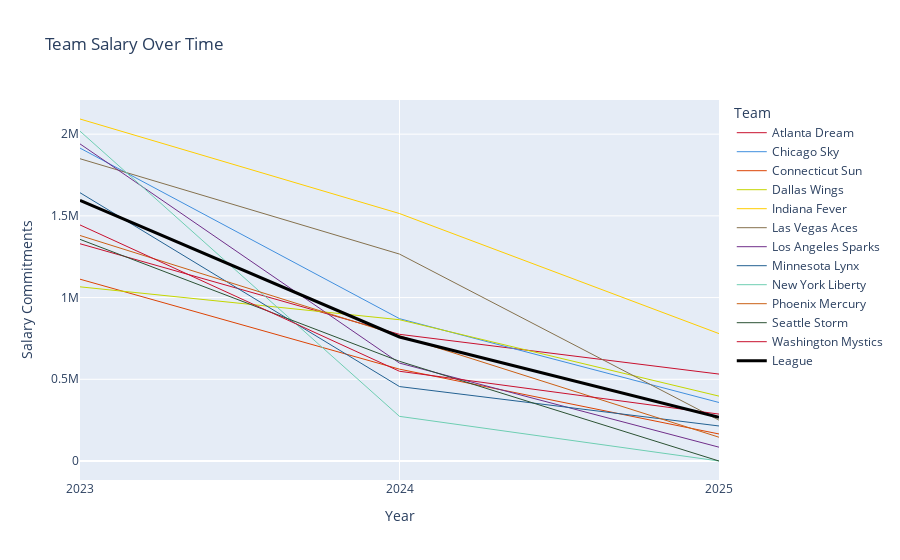

Source (notebook cell):
### Code cell
fig = px.line(grouped, title="Team Salary Over Time", x= grouped.index, y=grouped.columns[:], labels={'index': 'Year', 'value':'Salary Commitments', 'variable': 'Team'}, color_discrete_sequence=color_sequence)
for n in range(12):
    fig['data'][n]['line']['width']=1
fig['data'][12]['line']['width']=3
# Show plot 
fig.show()

### Figure 1 — Plotly figure (JSON) as saved in the notebook; plotly's stock layout.template omitted (floating-point values rounded to 4 significant figures)
{"data": [{"hovertemplate": "Team=Atlanta Dream<br>Year=%{x}<br>Salary Commitments=%{y}<extra></extra>", "legendgroup": "Atlanta Dream", "line": {"color": "#C8102E", "dash": "solid", "width": 1}, "marker": {"symbol": "circle"}, "mode": "lines", "name": "Atlanta Dream", "orientation": "v", "showlegend": true, "type": "scatter", "x": ["2023", "2024", "2025"], "xaxis": "x", "y": [1329385, 775165, 531890], "yaxis": "y"}, {"hovertemplate": "Team=Chicago Sky<br>Year=%{x}<br>Salary Commitments=%{y}<extra></extra>", "legendgroup": "Chicago Sky", "line": {"color": "#418FDE", "dash": "solid", "width": 1}, "marker": {"symbol": "circle"}, "mode": "lines", "name": "Chicago Sky", "orientation": "v", "showlegend": true, "type": "scatter", "x": ["2023", "2024", "2025"], "xaxis": "x", "y": [1914712, 871003, 358038], "yaxis": "y"}, {"hovertemplate": "Team=Connecticut Sun<br>Year=%{x}<br>Salary Commitments=%{y}<extra></extra>", "legendgroup": "Connecticut Sun", "line": {"color": "#DC4405", "dash": "solid", "width": 1}, "marker": {"symbol": "circle"}, "mode": "lines", "name": "Connecticut Sun", "orientation": "v", "showlegend": true, "type": "scatter", "x": ["2023", "2024", "2025"], "xaxis": "x", "y": [1112544, 561991, 165366], "yaxis": "y"}, {"hovertemplate": "Team=Dallas Wings<br>Year=%{x}<br>Salary Commitments=%{y}<extra></extra>", "legendgroup": "Dallas Wings", "line": {"color": "#C4D600", "dash": "solid", "width": 1}, "marker": {"symbol": "circle"}, "mode": "lines", "name": "Dallas Wings", "orientation": "v", "showlegend": true, "type": "scatter", "x": ["2023", "2024", "2025"], "xaxis": "x", "y": [1065779, 864472, 397070], "yaxis": "y"}, {"hovertemplate": "Team=Indiana Fever<br>Year=%{x}<br>Salary Commitments=%{y}<extra></extra>", "legendgroup": "Indiana Fever", "line": {"color": "#FFCD00", "dash": "solid", "width": 1}, "marker": {"symbol": "circle"}, "mode": "lines", "name": "Indiana Fever", "orientation": "v", "showlegend": true, "type": "scatter", "x": ["2023", "2024", "2025"], "xaxis": "x", "y": [2092738, 1514245, 779477], "yaxis": "y"}, {"hovertemplate": "Team=Las Vegas Aces<br>Year=%{x}<br>Salary Commitments=%{y}<extra></extra>", "legendgroup": "Las Vegas Aces", "line": {"color": "#85714D", "dash": "solid", "width": 1}, "marker": {"symbol": "circle"}, "mode": "lines", "name": "Las Vegas Aces", "orientation": "v", "showlegend": true, "type": "scatter", "x": ["2023", "2024", "2025"], "xaxis": "x", "y": [1849696, 1266087, 249909], "yaxis": "y"}, {"hovertemplate": "Team=Los Angeles Sparks<br>Year=%{x}<br>Salary Commitments=%{y}<extra></extra>", "legendgroup": "Los Angeles Sparks", "line": {"color": "#702F8A", "dash": "solid", "width": 1}, "marker": {"symbol": "circle"}, "mode": "lines", "name": "Los Angeles Sparks", "orientation": "v", "showlegend": true, "type": "scatter", "x": ["2023", "2024", "2025"], "xaxis": "x", "y": [1940360, 599078, 84543], "yaxis": "y"}, {"hovertemplate": "Team=Minnesota Lynx<br>Year=%{x}<br>Salary Commitments=%{y}<extra></extra>", "legendgroup": "Minnesota Lynx", "line": {"color": "#236192", "dash": "solid", "width": 1}, "marker": {"symbol": "circle"}, "mode": "lines", "name": "Minnesota Lynx", "orientation": "v", "showlegend": true, "type": "scatter", "x": ["2023", "2024", "2025"], "xaxis": "x", "y": [1641691, 455419, 214284], "yaxis": "y"}, {"hovertemplate": "Team=New York Liberty<br>Year=%{x}<br>Salary Commitments=%{y}<extra></extra>", "legendgroup": "New York Liberty", "line": {"color": "#6ECEB2", "dash": "solid", "width": 1}, "marker": {"symbol": "circle"}, "mode": "lines", "name": "New York Liberty", "orientation": "v", "showlegend": true, "type": "scatter", "x": ["2023", "2024", "2025"], "xaxis": "x", "y": [2018315, 273139, 0], "yaxis": "y"}, {"hovertemplate": "Team=Phoenix Mercury<br>Year=%{x}<br>Salary Commitments=%{y}<extra></extra>", "legendgroup": "Phoenix Mercury", "line": {"color": "#CB6015", "dash": "solid", "width": 1}, "marker": {"symbol": "circle"}, "mode": "lines", "name": "Phoenix Mercury", "orientation": "v", "showlegend": true, "type": "scatter", "x": ["2023", "2024", "2025"], "xaxis": "x", "y": [1379943, 766626, 145500], "yaxis": "y"}, {"hovertemplate": "Team=Seattle Storm<br>Year=%{x}<br>Salary Commitments=%{y}<extra></extra>", "legendgroup": "Seattle Storm", "line": {"color": "#2C5234", "dash": "solid", "width": 1}, "marker": {"symbol": "circle"}, "mode": "lines", "name": "Seattle Storm", "orientation": "v", "showlegend": true, "type": "scatter", "x": ["2023", "2024", "2025"], "xaxis": "x", "y": [1356242, 610000, 0], "yaxis": "y"}, {"hovertemplate": "Team=Washington Mystics<br>Year=%{x}<br>Salary Commitments=%{y}<extra></extra>", "legendgroup": "Washington Mystics", "line": {"color": "#C8102E", "dash": "solid", "width": 1}, "marker": {"symbol": "circle"}, "mode": "lines", "name": "Washington Mystics", "orientation": "v", "showlegend": true, "type": "scatter", "x": ["2023", "2024", "2025"], "xaxis": "x", "y": [1444459, 548993, 286981], "yaxis": "y"}, {"hovertemplate": "Team=League<br>Year=%{x}<br>Salary Commitments=%{y}<extra></extra>", "legendgroup": "League", "line": {"color": "black", "dash": "solid", "width": 3}, "marker": {"symbol": "circle"}, "mode": "lines", "name": "League", "orientation": "v", "showlegend": true, "type": "scatter", "x": ["2023", "2024", "2025"], "xaxis": "x", "y": [1595000.0, 758900.0, 267800.0], "yaxis": "y"}], "layout": {"autosize": true, "legend": {"title": {"text": "Team"}, "tracegroupgap": 0}, "title": {"text": "Team Salary Over Time"}, "xaxis": {"anchor": "y", "autorange": true, "domain": [0, 1], "range": [0, 2], "title": {"text": "Year"}, "type": "category"}, "yaxis": {"anchor": "x", "autorange": true, "domain": [0, 1], "range": [-116300.0, 2209000.0], "title": {"text": "Salary Commitments"}, "type": "linear"}}}
